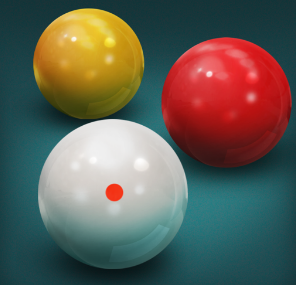
#> input picture opencv_ball_tracking/test2.png, 296 x 285 px
$ python balltracking_multi.py --video test2.png
#> lines starting #> are read from the running program, lines starting #| are printed output that depends on the picture; after the words box and inside, x2 and y2 are one past the last pixel; in counts of white or black regions, pixels touching at a corner belong together
from collections import deque
from imutils.video import VideoStream
import numpy as np
import argparse
import cv2
import imutils
import time

# construct the argument parse and parse the arguments
ap = argparse.ArgumentParser()
ap.add_argument("-v", "--video",
    help="path to the (optional) video file")
ap.add_argument("-b", "--buffer", type=int, default=64,
    help="max buffer size")
args = vars(ap.parse_args())

# define the lower and upper boundaries of the colors in the HSV color space
lower = {'red':(166, 84, 141), 'yellow':(23, 59, 119), 'white':(130-10, 30, 30)} #assign new item lower['blue'] = (93, 10, 0)
upper = {'red':(186,255,255),  'yellow':(54,255,255), 'white':(130+10,255,255)}

# define standard colors for circle around the object
colors = {'red':(0,0,255), 'yellow':(0, 255, 217), 'white':(255,255,255)}

#pts = deque(maxlen=args["buffer"])

# if a video path was not supplied, grab the reference
# to the webcam
if not args.get("video", False):
    camera = cv2.VideoCapture(0)
    # camera =  cv2.imread('C:/Users/mentp/vscode/vscode-now-workspace/opencv_ball_tracking/test2.png')
    # camera = cv2.VideoCapture('	C:/Users/mentp/vscode/vscode-now-workspace/ball-tracking-with-opencv/testing.mp4')


# otherwise, grab a reference to the video file
else:
    camera = cv2.VideoCapture(args["video"])
# keep looping
while True:
    # grab the current frame
    (grabbed, frame) = camera.read()
#> frame is the input picture: shape (285, 296, 3); mean B, G, R 85.9, 95.9, 96.4
    # frame = camera
    # if we are viewing a video and we did not grab a frame,
    # then we have reached the end of the video
    # if args.get("video") and not grabbed:
    #     break

    #IP webcam image stream
    #URL = 'http://10.254.254.102:8080/shot.jpg'
    #urllib.urlretrieve(URL, 'shot1.jpg')
    #frame = cv2.imread('shot1.jpg')


    # resize the frame, blur it, and convert it to the HSV
    # color space
    frame = imutils.resize(frame, width=600)
#> frame: shape (577, 600, 3)

    blurred = cv2.GaussianBlur(frame, (11, 11), 0)
    hsv = cv2.cvtColor(blurred, cv2.COLOR_BGR2HSV)
#> hsv: shape (577, 600, 3); mean H, S, V 67.6, 143.8, 124
    #for each color in dictionary check object in frame
    for key, value in upper.items():
        # construct a mask for the color from dictionary`1, then perform
        # a series of dilations and erosions to remove any small
        # blobs left in the mask
        kernel = np.ones((9,9),np.uint8)
        mask = cv2.inRange(hsv, lower[key], upper[key])
        mask = cv2.morphologyEx(mask, cv2.MORPH_OPEN, kernel)
        mask = cv2.morphologyEx(mask, cv2.MORPH_CLOSE, kernel)

        # find contours in the mask and initialize the current
        # (x, y) center of the ball
        cnts = cv2.findContours(mask.copy(), cv2.RETR_EXTERNAL,
            cv2.CHAIN_APPROX_SIMPLE)[-2]
        center = None

        # only proceed if at least one contour was found
        if len(cnts) > 0:
            # find the largest contour in the mask, then use
            # it to compute the minimum enclosing circle and
            # centroid
            c = max(cnts, key=cv2.contourArea)
            ((x, y), radius) = cv2.minEnclosingCircle(c)
            M = cv2.moments(c)
            center = (int(M["m10"] / M["m00"]), int(M["m01"] / M["m00"]))

            # only proceed if the radius meets a minimum size. Correct this value for your obect's size
            if radius > 0.5:
                # draw the circle and centroid on the frame,
                # then update the list of tracked points
                cv2.circle(frame, (int(x), int(y)), int(radius), colors[key], 2)
                cv2.putText(frame,key + " ball", (int(x-radius),int(y-radius)), cv2.FONT_HERSHEY_SIMPLEX, 0.6,colors[key],2)
#> this loop made 3 passes
#> (x, y, radius, center) on passes 1 to 2: (417.5, 158, 53.64, (416, 151)), (190, 57, 57.01, (191, 61))
#> pass 1, `mask = cv2.inRange(hsv, lower[key], upper[key])`:
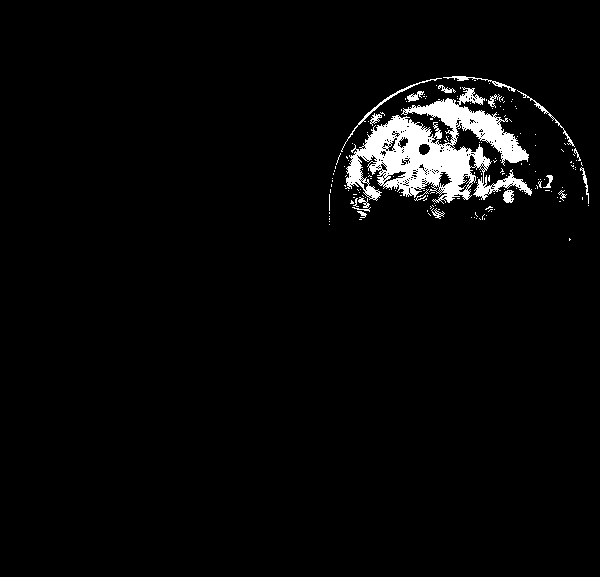
#> mask: shape (577, 600); 3.2% white; 176 white regions (158 under 20 px), largest, box (x1, y1, x2, y2) and area: (345, 87, 532, 204) 9495, (341, 78, 442, 152) 243, (443, 76, 516, 92) 175
#> pass 1, `mask = cv2.morphologyEx(mask, cv2.MORPH_OPEN, kernel)`:
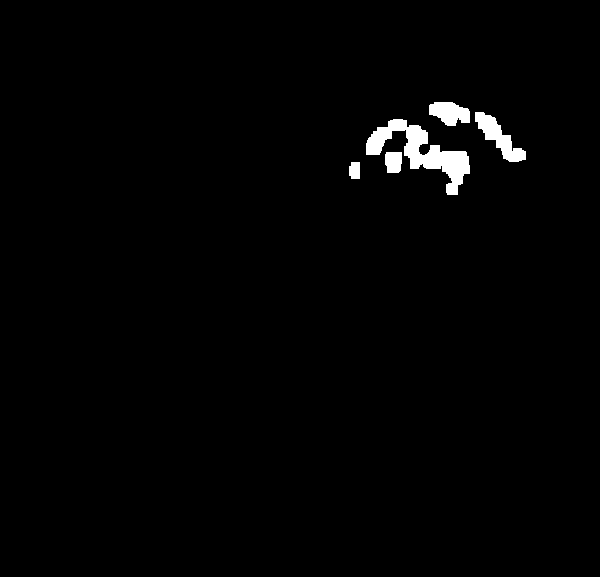
#> mask: shape (577, 600); 1.4% white; 5 white regions, box (x1, y1, x2, y2) and area: (366, 119, 470, 195) 2654, (475, 112, 526, 162) 978, (429, 102, 470, 126) 703, (385, 152, 402, 173) 328, (349, 162, 360, 179) 173
#> pass 1, `mask = cv2.morphologyEx(mask, cv2.MORPH_CLOSE, kernel)`:
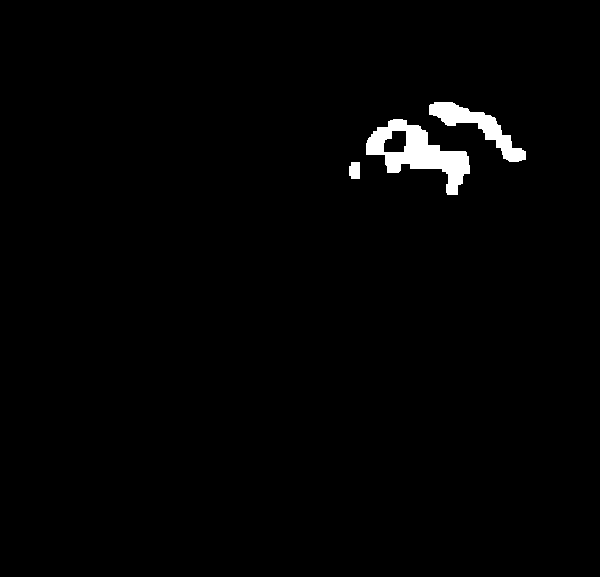
#> mask: shape (577, 600); 1.5% white; 3 white regions, box (x1, y1, x2, y2) and area: (366, 119, 470, 195) 3232, (429, 102, 526, 162) 1756, (349, 162, 360, 179) 173
#> pass 2, `mask = cv2.inRange(hsv, lower[key], upper[key])`:
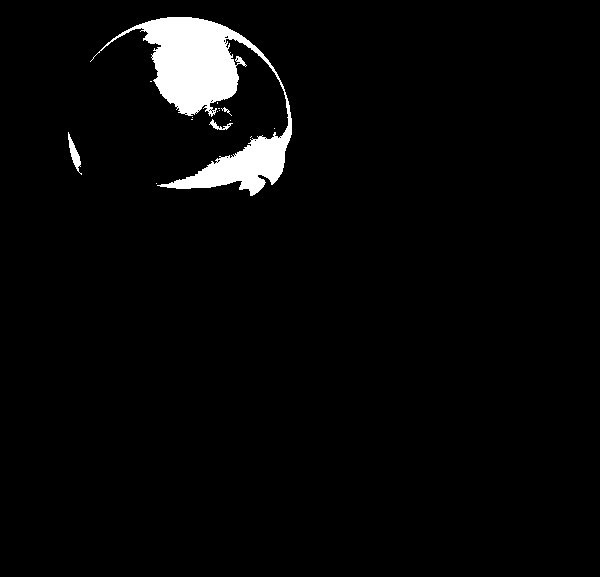
#> mask: shape (577, 600); 3.3% white; 15 white regions (11 under 20 px), largest, box (x1, y1, x2, y2) and area: (90, 17, 292, 196) 11048, (68, 132, 82, 175) 208, (209, 119, 233, 130) 85, (221, 107, 232, 116) 25
#> after the loop:
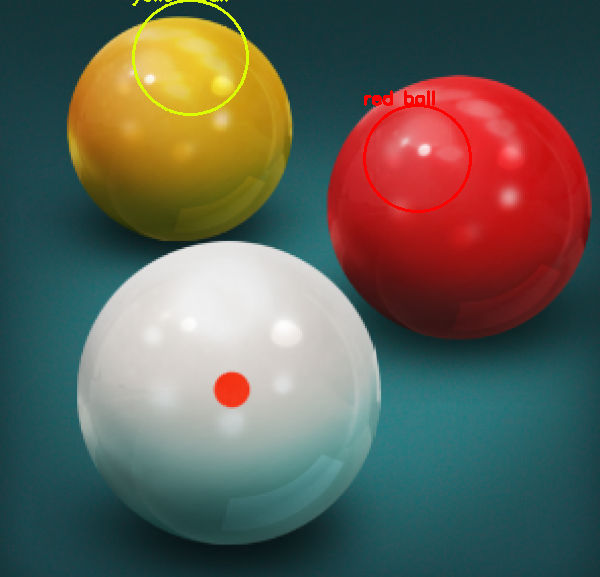
#> frame: shape (577, 600, 3); mean B, G, R 85.4, 96, 96.8


    # show the frame to our screen
    cv2.imshow("Frame", frame)

    key = cv2.waitKey(1) & 0xFF
#> (key q is pressed here)
    # if the 'q' key is pressed, stop the loop
    if key == ord("q"):
        break

# cleanup the camera and close any open windows
camera.release()
cv2.destroyAllWindows()
